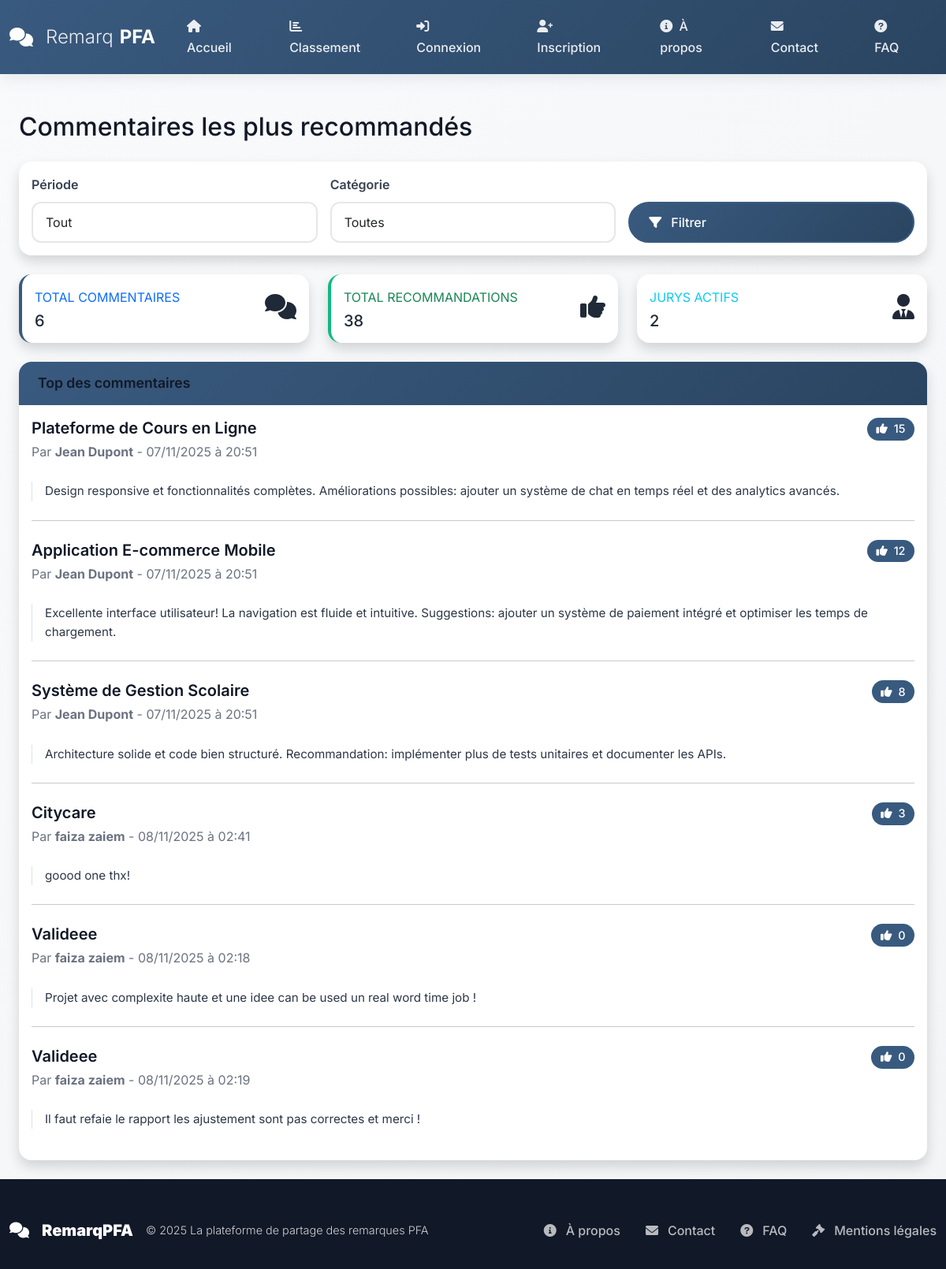
Page /classement on the committed database.
### models.py (models this page shows, shortened)
class Comment(db.Model):
    __tablename__ = 'comments'
    id = db.Column(db.Integer, primary_key=True)
    student_id = db.Column(db.Integer, db.ForeignKey('users.id'), nullable=False, index=True)
    jury_id = db.Column(db.Integer, db.ForeignKey('users.id'), nullable=False, index=True)
    project_title = db.Column(db.String(200), nullable=False)
    content = db.Column(db.Text, nullable=False)
    recommendations = db.Column(db.Integer, default=0)
    is_public = db.Column(db.Boolean, default=True)
    created_at = db.Column(db.DateTime, default=datetime.utcnow)
    updated_at = db.Column(db.DateTime, default=datetime.utcnow, onupdate=datetime.utcnow)
    __table_args__ = (
        db.Index('idx_student_created', 'student_id', 'created_at'),
        db.Index('idx_jury_created', 'jury_id', 'created_at'),
        db.Index('idx_recommendations', 'recommendations', 'created_at'),
    )
    student = db.relationship('User',
                             foreign_keys=[student_id],
                             backref=db.backref('received_comments', lazy='dynamic'))
    jury = db.relationship('User',
                          foreign_keys=[jury_id],
                          backref=db.backref('given_comments', lazy='dynamic'))

class User(UserMixin, db.Model):
    __tablename__ = 'users'
    id = db.Column(db.Integer, primary_key=True)
    username = db.Column(db.String(80), unique=True, nullable=False, index=True)
    email = db.Column(db.String(120), unique=True, nullable=False, index=True)
    password_hash = db.Column(db.String(255), nullable=False)
    first_name = db.Column(db.String(50), nullable=True)
    last_name = db.Column(db.String(50), nullable=True)
    role = db.Column(db.String(20), nullable=False, default='student')
    is_active = db.Column(db.Boolean, default=True)
    created_at = db.Column(db.DateTime, default=datetime.utcnow)
    updated_at = db.Column(db.DateTime, default=datetime.utcnow, onupdate=datetime.utcnow)
    comments_as_jury = db.relationship('Comment',
                                      foreign_keys='Comment.jury_id',
                                      backref='jury_user',
                                      lazy='dynamic')
    comments_as_student = db.relationship('Comment',
                                         foreign_keys='Comment.student_id',
                                         backref='student_user',
                                         lazy='dynamic')
    pfa_projects = db.relationship('PFAProject',
                                  foreign_keys='PFAProject.student_id',
                                  backref='project_student',
                                  lazy='dynamic')
    project_comments = db.relationship('ProjectComment',
                                      foreign_keys='ProjectComment.user_id',
                                      backref='comment_author',
                                      lazy='dynamic')
    notifications = db.relationship('Notification',
                                   foreign_keys='Notification.user_id',
                                   backref='notification_user',
                                   lazy='dynamic')
    def get_full_name(self):
        if self.first_name and self.last_name:
            return f"{self.first_name} {self.last_name}"
        return self.username

### routes/public.py (the view)
@public_bp.route('/classement')
def ranking():
    period = request.args.get('period', 'all')
    category = request.args.get('category', 'all')
    page = request.args.get('page', 1, type=int)
    per_page = 10
    pagination = get_ranking_data(period, category, page, per_page)
    top_comments = pagination.items
    stats = get_ranking_statistics()
    return render_template('public/ranking.html',
                         top_comments=top_comments,
                         stats=stats,
                         period=period,
                         category=category,
                         page=page,
                         pages=pagination.pages)

### routes/public.py (called while the page is built, shortened)
def get_ranking_data(period='all', category='all', page=1, per_page=10):
    query = Comment.query.filter_by(is_public=True)
    if period == 'week':
        last_week = datetime.utcnow() - timedelta(days=7)
        query = query.filter(Comment.created_at >= last_week)
    elif period == 'month':
        last_month = datetime.utcnow() - timedelta(days=30)
        query = query.filter(Comment.created_at >= last_month)
    elif period == 'year':
        last_year = datetime.utcnow() - timedelta(days=365)
        query = query.filter(Comment.created_at >= last_year)
    pagination = query.order_by(desc(Comment.recommendations)).paginate(
        page=page, per_page=per_page, error_out=False
    )
    return pagination

def get_ranking_statistics():
    return {
        'total_comments': Comment.query.filter_by(is_public=True).count(),
        'total_recommendations': db.session.query(func.sum(Comment.recommendations)).scalar() or 0,
        'active_juries': User.query.filter_by(role='jury', is_active=True).count()
    }

### templates/public/ranking.html (shortened to what this page needs)
{% extends "base.html" %}
{% block content %}
<div class="container py-4">
    <div class="row justify-content-center">
        <div class="col-12">
            <h1 class="h2 mb-4">Commentaires les plus recommandés</h1>
            <div class="card shadow mb-4">
                <div class="card-body">
                    <form class="row g-3" method="GET" action="{{ url_for('public.ranking') }}">
                        <div class="col-md-4">
                            <label for="period" class="form-label">Période</label>
                            <select class="form-select" id="period" name="period">
                                <option value="all" {% if period == 'all' %}selected{% endif %}>Tout</option>
                            </select>
                        </div>
                        <div class="col-md-4">
                            <label for="category" class="form-label">Catégorie</label>
                            <select class="form-select" id="category" name="category">
                                <option value="all" {% if category == 'all' %}selected{% endif %}>Toutes</option>
                            </select>
                        </div>
                        <div class="col-md-4 d-flex align-items-end">
                            <button type="submit" class="btn btn-primary w-100">
                                <i class="fas fa-filter me-1"></i> Filtrer
                            </button>
                        </div>
                    </form>
                </div>
            </div>
            <div class="row mb-4">
                <div class="col-md-4">
                    <div class="card border-left-primary shadow h-100">
                        <div class="card-body">
                            <div class="row align-items-center">
                                <div class="col">
                                    <div class="text-xs font-weight-bold text-primary text-uppercase mb-1">
                                        Total Commentaires</div>
                                    <div class="h5 mb-0 font-weight-bold">{{ stats.total_comments }}</div>
                                </div>
                                <div class="col-auto">
                                    <i class="fas fa-comments fa-2x text-gray-300"></i>
                                </div>
                            </div>
                        </div>
                    </div>
                </div>
                <div class="col-md-4">
                    <div class="card border-left-success shadow h-100">
                        <div class="card-body">
                            <div class="row align-items-center">
                                <div class="col">
                                    <div class="text-xs font-weight-bold text-success text-uppercase mb-1">
                                        Total Recommandations</div>
                                    <div class="h5 mb-0 font-weight-bold">{{ stats.total_recommendations }}</div>
                                </div>
                                <div class="col-auto">
                                    <i class="fas fa-thumbs-up fa-2x text-gray-300"></i>
                                </div>
                            </div>
                        </div>
                    </div>
                </div>
                <div class="col-md-4">
                    <div class="card border-left-info shadow h-100">
                        <div class="card-body">
                            <div class="row align-items-center">
                                <div class="col">
                                    <div class="text-xs font-weight-bold text-info text-uppercase mb-1">
                                        Jurys Actifs</div>
                                    <div class="h5 mb-0 font-weight-bold">{{ stats.active_juries }}</div>
                                </div>
                                <div class="col-auto">
                                    <i class="fas fa-user-tie fa-2x text-gray-300"></i>
                                </div>
                            </div>
                        </div>
                    </div>
                </div>
            </div>
            <div class="card shadow">
                <div class="card-header py-3">
                    <h6 class="m-0 font-weight-bold">Top des commentaires</h6>
                </div>
                <div class="card-body">
                    {% for comment in top_comments %}
                    <div class="comment-card mb-4">
                        <div class="d-flex justify-content-between align-items-start">
                            <div>
                                <h5 class="mb-1">{{ comment.project_title }}</h5>
                                <p class="text-muted mb-2">
                                    Par <strong>{{ comment.jury.get_full_name() }}</strong> -
                                    {{ comment.created_at|datetime }}
                                </p>
                            </div>
                            <div class="text-end">
                                <span class="badge bg-primary">
                                    <i class="fas fa-thumbs-up me-1"></i>
                                    {{ comment.recommendations }}
                                </span>
                            </div>
                        </div>
                        <div class="comment-content border-start ps-3 mt-3">
                            {{ comment.content }}
                        </div>
                        {% if not loop.last %}
                        <hr class="my-4">
                        {% endif %}
                    </div>
                    {% else %}
                    <div class="text-center py-5">
                        <i class="fas fa-comments fa-3x text-muted mb-3"></i>
                        <h4 class="text-muted">Aucun commentaire trouvé</h4>
                        <p class="text-muted">Essayez de modifier vos critères de filtrage.</p>
                    </div>
                    {% endfor %}
                </div>
            </div>
        </div>
    </div>
</div>
{% endblock %}

### static/css/main.css (style rules this page uses)
:root { --primary: #395A7F; --primary-dark: #2A4561; --primary-light: #4A76A3; --primary-soft: #E8EFF7; --primary-transparent: rgba(57, 90, 127, 0.1); --gray-50: #F9FAFB; --gray-100: #F3F4F6; --gray-200: #E5E7EB; --gray-300: #D1D5DB; --gray-400: #9CA3AF; --gray-500: #6B7280; --gray-600: #4B5563; --gray-700: #374151; --gray-800: #1F2937; --gray-900: #111827; --success: #10B981; --success-dark: #059669; --success-light: #D1FAE5; --warning: #F59E0B; --warning-dark: #D97706; --warning-light: #FEF3C7; --danger: #EF4444; --danger-dark: #DC2626; --danger-light: #FEE2E2; --info: #3B82F6; --info-dark: #2563EB; --info-light: #DBEAFE; --gradient-primary: linear-gradient(135deg, var(--primary) 0%, var(--primary-dark) 100%); --gradient-gray: linear-gradient(135deg, var(--gray-100) 0%, var(--gray-200) 100%); --gradient-success: linear-gradient(135deg, var(--success) 0%, var(--info) 100%); --shadow-sm: 0 2px 10px rgba(57, 90, 127, 0.08); --shadow-md: 0 4px 20px rgba(57, 90, 127, 0.12); --shadow-lg: 0 8px 40px rgba(57, 90, 127, 0.15); --shadow-primary: 0 8px 25px rgba(57, 90, 127, 0.25); --radius-sm: 8px; --radius-md: 12px; --radius-lg: 16px; --radius-xl: 20px; --radius-full: 50px; --transition-fast: 0.2s ease; --transition-normal: 0.3s ease; --transition-slow: 0.5s ease; }
* { margin: 0; padding: 0; box-sizing: border-box; }
body { font-family: 'Inter', -apple-system, BlinkMacSystemFont, 'Segoe UI', sans-serif; background: linear-gradient(135deg, var(--gray-50) 0%, var(--gray-100) 100%); color: var(--gray-800); line-height: 1.7; min-height: 100vh; font-weight: 400; }
h1, h2, h3, h4, h5, h6 { color: var(--gray-900); font-weight: 600; line-height: 1.3; margin-bottom: 0.5em; }
h1 { font-size: 2.5rem; font-weight: 700; }
h5 { font-size: 1.25rem; }
h6 { font-size: 1.1rem; }
.text-muted { color: var(--gray-500) !important; }
.card { border: none; border-radius: var(--radius-lg); box-shadow: var(--shadow-sm); transition: all var(--transition-normal); background: white; overflow: hidden; }
.card-header { background: var(--gradient-primary); color: white; border: none; padding: 1.5rem; font-weight: 600; }
.btn { border-radius: var(--radius-full); font-weight: 500; padding: 0.75rem 1.5rem; transition: all var(--transition-normal); border: 2px solid transparent; display: inline-flex; align-items: center; gap: 0.5rem; }
.btn-primary { background: var(--gradient-primary); border-color: var(--primary); color: white; }
.badge { border-radius: var(--radius-full); font-weight: 500; padding: 0.5rem 1rem; font-size: 0.8rem; }
.bg-primary { background: var(--primary) !important; }
.form-control, .form-select { border-radius: var(--radius-md); border: 2px solid var(--gray-200); padding: 0.75rem 1rem; transition: all var(--transition-normal); background: white; }
.form-label { font-weight: 600; color: var(--gray-700); margin-bottom: 0.5rem; }
.border-left-primary { border-left: 4px solid var(--primary) !important; }
.border-left-success { border-left: 4px solid var(--success) !important; }

### templates/public/ranking.html (style rules this page uses)
.comment-card { position: relative; }
.comment-content { font-size: 0.95rem; color: #2d3748; line-height: 1.6; }
.badge { font-size: 0.9rem; padding: 0.5em 0.8em; }

### rows in the picture
Comment: project_title "Plateforme de Cours en Ligne", jury.get_full_name "Jean Dupont", created_at "07/11/2025 à 20:51", recommendations "15", content "Design responsive et fonctionnalités complètes. Améliorations possibles: ajouter un système de chat en temps réel et des analytics avancés."
Comment: project_title "Application E-commerce Mobile", jury.get_full_name "Jean Dupont", created_at "07/11/2025 à 20:51", recommendations "12", content "Excellente interface utilisateur! La navigation est fluide et intuitive. Suggestions: ajouter un système de paiement intégré et optimiser les temps de chargement."
Comment: project_title "Système de Gestion Scolaire", jury.get_full_name "Jean Dupont", created_at "07/11/2025 à 20:51", recommendations "8", content "Architecture solide et code bien structuré. Recommandation: implémenter plus de tests unitaires et documenter les APIs."
Comment: project_title "Citycare", jury.get_full_name "faiza zaiem", created_at "08/11/2025 à 02:41", recommendations "3", content "goood one thx!"
Comment: project_title "Valideee", jury.get_full_name "faiza zaiem", created_at "08/11/2025 à 02:18", recommendations "0", content "Projet avec complexite haute et une idee can be used un real word time job !"
Comment: project_title "Valideee", jury.get_full_name "faiza zaiem", created_at "08/11/2025 à 02:19", recommendations "0", content "Il faut refaie le rapport les ajustement sont pas correctes et merci !"

### other values in the picture
{{ stats.total_comments }} "6"
{{ stats.total_recommendations }} "38"
{{ stats.active_juries }} "2"
